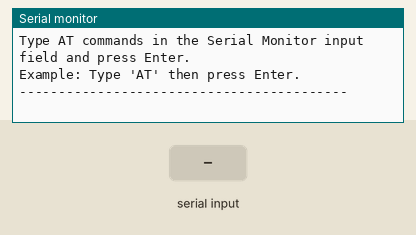
The sketch below on a simulated Arduino Mega 2560, built with avr-gcc and run on an emulated ATmega2560. Parts: the last lines printed to the serial monitor. The inputs (shaded band) are chosen by the test bench.

Above: at 1.4 s.
1.5 s: "1" received over the second serial link
At 2.7 s:
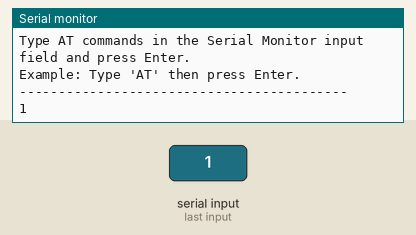
3.0 s: "0" received over the second serial link
At 3.9 s:
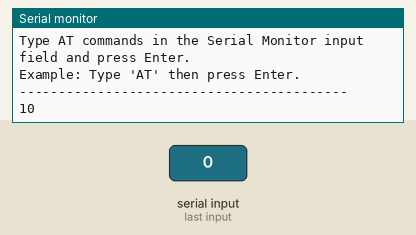

The sketch:

ESP_check.ino
```cpp
#include <HardwareSerial.h> // Required for Serial1, Serial2, etc.

// Define which hardware serial port on the Mega is connected to the ESP-01
// On Arduino Mega, Serial1 uses Digital Pins 18 (TX1) and 19 (RX1)
#define ESP_SERIAL Serial1

// Baud rate for communication with the ESP-01 module.
// Newly flashed AT firmware usually defaults to 115200 baud.
const long ESP_BAUD_RATE = 115200; // Keep this at 115200 for your new firmware

void setup() {
  // Initialize communication with your computer via the USB Serial Monitor
  // This is where you'll type commands and see responses.
  Serial.begin(9600); // Standard baud rate for Arduino's USB Serial Monitor

  // Initialize communication with the ESP-01 module on Serial1
  // This baud rate must match the ESP-01's baud rate (115200 for new firmware)
  ESP_SERIAL.begin(ESP_BAUD_RATE);

  // Print some helpful messages to the Serial Monitor
  Serial.println("--- ESP-01 AT Command Passthrough Test ---");
  Serial.print("USB Serial Monitor Baud Rate: 9600 | ESP-01 Communication Baud Rate: ");
  Serial.println(ESP_BAUD_RATE);
  Serial.println("Type AT commands in the Serial Monitor input field and press Enter.");
  Serial.println("Example: Type 'AT' then press Enter.");
  Serial.println("------------------------------------------");
}

void loop() {
  // Check if any data is available from the ESP-01 (via Serial1)
  if (ESP_SERIAL.available()) {
    // Read the data byte by byte and send it to your computer's Serial Monitor
    Serial.write(ESP_SERIAL.read());
  }

  // Check if any data is available from your computer's Serial Monitor (what you type)
  if (Serial.available()) {
    // Read the data byte by byte and send it to the ESP-01 module (via Serial1)
    ESP_SERIAL.write(Serial.read());
  }
}
```

Measured:
- after the input at 1.5 s, the serial monitor: prints a new line at once (image 1)
- after the input at 3.0 s, the serial monitor: prints a new line at once (image 2)
